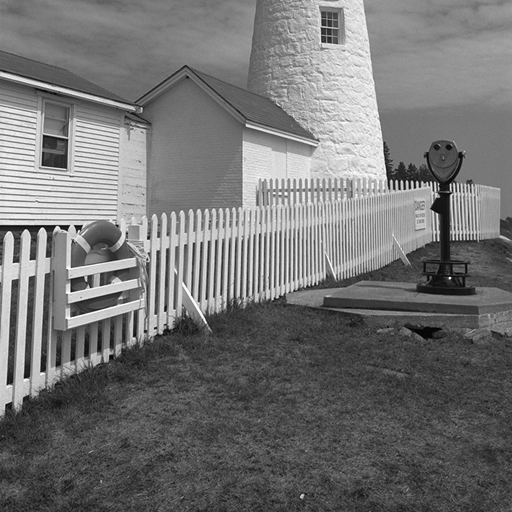
#> input picture Exercises/W3/lighthouse.png, 512 x 512 px
$ jupyter execute --allow-errors W3_exercise.ipynb   (shell and % lines are left out)
#> lines starting #> are read from the running program, lines starting #| are printed output that depends on the picture
# COLAB
We've uploaded this notebook to Colab, so you can run everything there:
https://colab.research.google.com/drive/1x85JFvJH9rlYrwifrElXKMVsbWJNjkTk?usp=sharing

# Week 3: Edge Detection

This python notebook includes all the exercises from this session. All the needed setup, I/O and user-interaction code is already provided to let you concentrate on this week's topic.<br>
Please run all the provided code in order before running yours.<br>

This week's assignment:

## 1. Thresholded Edge Detection

Implement a function that takes as input the derivative kernels and threshold and outputs the edge image of the provided test image (lighthouse.png). Then test its output with different kernels and thresholds to compare the results. As a reference we report some suggested kernels:

Elementary derivative kernels:
$$ k_x = \left[ {\begin{array}{cc}
   -1 & 1 \\
  \end{array} } \right]
  ~~~
   k_y = \left[ {\begin{array}{c}
   -1\\
   1\\
  \end{array} } \right]$$

Sobel derivative kernels:
$$ k_x = \left[ {\begin{array}{ccc}
   -1 & 0 & 1 \\
   -2 & 0 & 2 \\
   -1 & 0 & 1 \\
  \end{array} } \right]
  ~~~
   k_y = \left[ {\begin{array}{ccc}
   -1 & -2 & -1 \\
   0 & 0 & 0 \\
   1 & 2 & 1 \\
  \end{array} } \right]$$

Prewitt derivative kernels:
$$ k_x = \left[ {\begin{array}{ccc}
   -1 & 0 & 1 \\
   -1 & 0 & 1 \\
   -1 & 0 & 1 \\
  \end{array} } \right]
  ~~~
   k_y = \left[ {\begin{array}{ccc}
   -1 & -1 & -1 \\
   0 & 0 & 0 \\
   1 & 1 & 1 \\
  \end{array} } \right]$$


## 2. Canny Edge Detection

Implement edge detection using the Canny method.

1. Produce and show kernerls composing derivative and gaussian blur for noise reduction
2. Produce the gradient images and show the gradient magnitude image, where each pixel contains the norm of the gradient
3. Produce the quantized gradient direction image
    1. Produce the gradient direction image, where each pixel contains the angle of the gradient
    2. Produce and show the quantized gradient image, where each pixel is an integer corresponding to a gradient direction (horizontal, primary diagonal, vertical, secondary diagonal)
4. Perform nonmaximum suppression on the gradient magnitude image for edge thinning, and show it. For each pixel, it is taken only if it is the maximum with the nearby pixels along its corresponding gradient direction.
5. Perform hysteresis on the resulting image, and show the final result of Canny Edge Detection.
    1. Select two thresholds $t_{high}$ and $t_{low}$
    2. A pixel on the nonmaximum suppressed gradient image is taken if its value is higher than $t_{low}$ and there exists any path through pixels with value higher than $t_{low}$ that connects it to a pixel with value higher than $t_{high}$.
6. Identify all the hyperparameters introduced in this exercise, play with them and understand their role. To facilitate this, in this tutorial we provide a fill-in template to change your hyperparameters with interactive sliders and visualize the output.

## Useful information for this tutorial:

For basics about images as numpy arrays, please refer to the second week's tutorial.

With numpy it is also possible to refer to slices of a given array by specifying the kept dimensions in the slice with `:`. For example, if we want to access the red channel of an RGB image `im` with shape `(height, width, 3)`, we can write `im[:, :, 0]`, which refers to the whole image data for the red channel only. We can optionally specify a range to be kept along a direction by writing the extreme indices around the `:` as in `min:max`. For example, accessing a patch within the pixel coordinates `(h0, w0)`, `(h1, w1)` with h0 < h1 and w0 < w1 can be done with `im[h0:h1, w0:w1, :]`.<br>
You can also index arrays based on conditions: for example to set to black all pixels with a blue component higher than 200 you can write `im[im[:, :, 2] > 200] = 0`.<br>
These references can be used both for reading an image slice and for writing a whole slice at once, without looping over it. <br>
A complete reference of numpy basic and advanced indexing rules (not necessary for this tutorial, but very useful for numpy python programming) can be found in https://numpy.org/devdocs/user/basics.indexing.html

When doing operations between numpy arrays, all operations are executed element-wise (except for the `@` operator that performs the usual matrix multiplication). This requires the shapes (dimensions) of the involved arrays to match or to be compatible according to broadcasting rules, which are usually intuitive. An example of broadcasting is when adding a pixel value `p=np.array([70, 128, 255])` to an image `im` with shape `(height, width, 3)`: the operation is legal and the pixel value is added independently to each pixel in the image. <br>
A complete reference of numpy broadcasting rules (not necessary for this tutorial, but very useful for numpy python programming) can be found in https://docs.scipy.org/doc/numpy/user/basics.broadcasting.html .

In the following we list some useful functions.

Array initialization:<br>
`np.array(a, dtype)`: returns a copy of `a` as a numpy array. Argument `a` does not need to be a numpy array, it can be any array-like object, e.g. a python list. It is possible to specify a `dtype` argument in case we want to change the type of the original array in the returned copy. https://docs.scipy.org/doc/numpy/reference/generated/numpy.array.html<br>
`np.empty(shape, dtype)`: returns a new empty array with specified shape `shape` and the specified data type `dtype`. For this tutorial we suggest using as dtype `np.int16` for images and default for the rest. https://docs.scipy.org/doc/numpy/reference/generated/numpy.empty.html<br>
`np.ones(shape, dtype)`: returns a new array filled with ones with specified shape `shape` and the specified data type `dtype`. For this tutorial we suggest using as dtype `np.int16` for images and default for the rest. https://docs.scipy.org/doc/numpy/reference/generated/numpy.ones.html<br>
`np.zeros(shape, dtype)`: returns a new array filled with zeros with specified shape `shape` and the specified data type `dtype`. For this tutorial we suggest using as dtype `np.int16` for images and default for the rest. https://docs.scipy.org/doc/numpy/reference/generated/numpy.zeros.html<br>
`np.eye(N)` : builds the identity matrix of order `N`. https://docs.scipy.org/doc/numpy/reference/generated/numpy.eye.html<br>

Array shape management:<br>
`np.reshape(a, newshape)`: returns a reshaped view of the input array `a` having shape `newshape`, which should be specified as a tuple of integers. https://docs.scipy.org/doc/numpy/reference/generated/numpy.reshape.html<br>
`np.transpose(a)`: returns the transposed of array `a`, whose shape has reversed order with respect to `a`. Alias `a.T`. https://docs.scipy.org/doc/numpy/reference/generated/numpy.transpose.html<br>
`np.expand_dims(a, axis)`: returns the same array `a` with a new dimension of size one along the specified `axis`. You can use `np.newaxis` when slice-indexing `a` for the same result. https://docs.scipy.org/doc/numpy/reference/generated/numpy.expand_dims.html<br>

Array reductors:<br>
`np.linalg.norm(x)`: returns the L2 norm of array `x`. You can also specify a keyword argument `axis` to compute the norm only along a specific dimension (the result will have the same shape as `x`, but without the specified dimension) https://docs.scipy.org/doc/numpy/reference/generated/numpy.linalg.norm.html<br>
`np.sum(a)` : returns the sum of all the elements of array `a`. You can specify a keyword argument `axis` to compute the sum only along a specific dimension (the result will have the same shape as `a`, but without the specified dimension) https://docs.scipy.org/doc/numpy/reference/generated/numpy.sum.html<br>
`np.mean(a)` : returns the mean value of all the elements of array `a`. You can specify a keyword argument `axis` to compute the mean only along a specific dimension (the result will have the same shape as `a`, but without the specified dimension) https://docs.scipy.org/doc/numpy/reference/generated/numpy.mean.html<br>

Matrix operations:<br>
`np.linalg.inv(a)` : returns the multiplicative inverse of matrix `a`. https://docs.scipy.org/doc/numpy/reference/generated/numpy.linalg.inv.html<br>
`np.matmul(a, b)` : returns the matrix multiplication of `a` multiplied by `b`. Alias `a @ b`. https://docs.scipy.org/doc/numpy/reference/generated/numpy.matmul.html<br>

Image operations:<br>
`scipy.ndimage.convolve(input, weights)`: returns the convolution of `input` image using the `weights` image as kernel. https://docs.scipy.org/doc/scipy-0.16.1/reference/generated/scipy.ndimage.filters.convolve.html<br>
`scipy.ndimage.shift(input, shift)`: returns a copy of `input` image shifted by the translation vector `shift`. Argument `shift` is in pixels, it can be not integer, in which case the result is interpolated. https://docs.scipy.org/doc/scipy/reference/generated/scipy.ndimage.shift.html<br>
`scipy.ndimage.label(input, structure)`: Segment the connected components in `input` image, considering all zero-values as separation elements. The `structure` parameter is a central-symmetric array with ones and zeros that defines when two parts are to be considered connected or not (i.e. component_1 is connected with component_2 if we can center the `structure` array on a pixel in component_1 and have at least a one in `structure` to overlap with a pixel in component_2). This function returns both the segmented image, assigning to each pixel an integer identifying its own connected component label, and the number of distinct connected components found. https://docs.scipy.org/doc/scipy/reference/generated/scipy.ndimage.label.html<br>

Boolean array operations:<br>
`np.logical_and(x1, x2)`: where `x1` and `x2` are arrays of boolean values with matching or broadcastable shape, it returns the element-wise logical and operation between `x1` and `x2`. https://docs.scipy.org/doc/numpy/reference/generated/numpy.logical_and.html<br>
`np.isin(element, test_elements)`: for each element in array `element` check whether it is contained into the array-like `test_elements`, and returns an array of boolean values of the same shape as `element`. Warning: with non-sequence `test_elements` like python sets, it produces incorrect results without throwing any exception. https://docs.scipy.org/doc/numpy/reference/generated/numpy.isin.html<br>

Miscellaneous:<br>
`np.around(a, decimals)`: rounds a floating-point array `a` to the specified number of `decimals` (zero decimals by default). Returns again a floating point array. https://docs.scipy.org/doc/numpy/reference/generated/numpy.around.html<br>
`np.max(x1, x2)`: where `x1` and `x2` are arrays with matching or broadcastable shape, it returns the element-wise maximum into an array with the same (or broadcasted) shape as the inputs. https://docs.scipy.org/doc/numpy/reference/generated/numpy.maximum.html<br>
`np.pi`: the usual constant for the ratio between circumference and diameter of a circle. https://docs.scipy.org/doc/numpy/reference/constants.html#numpy.pi<br>
`np.arctan2(x1, x2)`: element-wise arctan of `x1/x2` choosing the quadrant correctly. Values returned are in the range `[-pi, pi]`. https://docs.scipy.org/doc/numpy/reference/generated/numpy.arctan2.html<br>

## EXERCISE 1 - SETUP CODE

The following cell installs required packages into the virtual machine that will run your code

Import packages to read videos, make interactive widgets and plot images.

[cell 1]
from skimage.io import imread
from scipy.ndimage import convolve, shift, label
from matplotlib.pyplot import imshow
from ipywidgets import interactive
from IPython.display import display
import matplotlib as mpl
import numpy as np

mpl.rc('image', cmap='gray')  # tell matplotlib to use gray shades for grayscale images

Reading the test image lighthouse.png in `test_im`.

[cell 2]
test_im = np.array(imread("lighthouse.png"), dtype=float)/255  # This time the image is floating point 0.0 to 1.0!
#> test_im: shape (512, 512, 3) float64; min 0.00784, max 1, mean 0.453
height, width,channels = test_im.shape
#> height = 512; width = 512; channels = 3
print("Test image shape: ", test_im.shape)  # and it is grayscale
#| Test image shape:  (512, 512, 3)
imshow(test_im)
#> (this line was passed over: IPython is not available in this run)
print(test_im)
#> (printed output is left out)

Before starting, here is a function that creates a gaussian filter for you: you might find it handy later.

[cell 3]
# [4 lines left out: function gaussian_filter, not called in this run]

#> (the rest of this cell did not finish here and is left out)

## EXERCISE 1 - PUT SOLUTION HERE

[cell 4]
def apply_filter(img,kernel):
    convolved_image = convolve(img, kernel, mode='constant',cval=0.0)
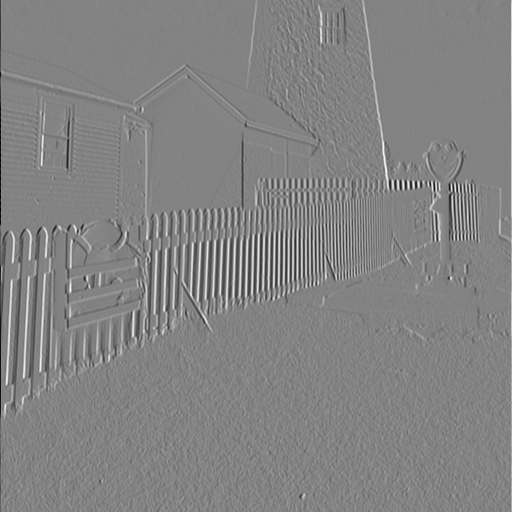
#> convolved_image: shape (512, 512) float64; min -5.48, max 5.18, mean 0.00183; drawn with min black and max white
    return convolved_image

test_k = np.array([[-2,0,2],[-2,0,2],[-2,0,2]])
imshow(apply_filter(test_im[:,:,0],test_k))
#> (this line was passed over: IPython is not available in this run)
